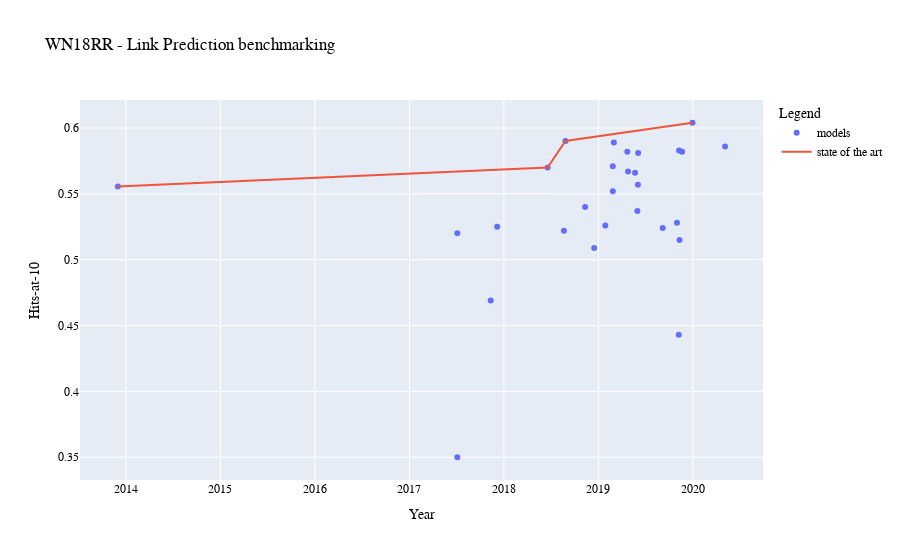

The cell this chart's notebook holds for it:
### Code cell
#Now finally plot the graph
#REF: https://plotly.com/python/line-charts/

import plotly.graph_objects as go
import numpy as np

#this is a copy to use as hovertemplate below
y=df.new["result"].astype(str)

# Create traces
fig = go.Figure()

fig.add_trace(go.Scatter(x=df.new["date"], y=df.new["result"], 
                         mode='markers', name='models',
                         hovertemplate=df.new["model_label"]+": "+ y)
             )

fig.add_trace(go.Scatter(x=sota["date"], y=sota["result"], 
                         mode='lines', name='state of the art',
                         hovertemplate=sota["model_label"]+": "+ y)
                          
             )


fig.update_yaxes(categoryorder="category ascending")

title_str = df.new.benchmark_process_class_label.unique()[0]
y_label = df.new.metricName.unique()[0]

fig.update_layout(
    title=title_str,
    xaxis_title="Year",
    yaxis_title=y_label,
    legend_title="Legend",
    font=dict(
        family="Arial",
        size=12,
        color="Black"
    )
)


fig.show()

### Figure 1 — Plotly figure (JSON) as saved in the notebook; plotly's stock layout.template omitted (floating-point values rounded to 4 significant figures)
{"data": [{"hovertemplate": ["TransE: 0.5555", "ConvE: 0.52", "Inverse Model: 0.35", "KBGAN (TransD + ComplEx): 0.469", "ConvKB: 0.525", "ComplEx-N3 (reciprocal): 0.57", "HypER: 0.522", "M3GM: 0.5902", "Structure-Aware Convolutional Networks: 0.54", "ComplEx NSCaching: 0.5089", "TuckER: 0.526", "RotatE: 0.571", "pRotatE: 0.552", "RotatE: 0.589", "QuatE: 0.582", "AutoKGE: 0.567", "MuRP: 0.566", "ConvR: 0.537", "DihEdral: 0.557", "KBAT: 0.581", "KG-BERT(a): 0.524", "InteractE: 0.528", "CompGCN: 0.443", "GC-OTE: 0.583", "RESCAL + Decom: 0.515", "HAKE: 0.582", "GAATs: 0.604", "RotH: 0.586"], "mode": "markers", "name": "models", "type": "scatter", "x": ["2013-12-01T00:00:00", "2017-07-05T00:00:00", "2017-07-05T00:00:00", "2017-11-11T00:00:00", "2017-12-06T00:00:00", "2018-06-19T00:00:00", "2018-08-21T00:00:00", "2018-08-27T00:00:00", "2018-11-11T00:00:00", "2018-12-16T00:00:00", "2019-01-28T00:00:00", "2019-02-26T00:00:00", "2019-02-26T00:00:00", "2019-03-02T00:00:00", "2019-04-23T00:00:00", "2019-04-26T00:00:00", "2019-05-23T00:00:00", "2019-06-01T00:00:00", "2019-06-03T00:00:00", "2019-06-04T00:00:00", "2019-09-07T00:00:00", "2019-11-01T00:00:00", "2019-11-08T00:00:00", "2019-11-09T00:00:00", "2019-11-11T00:00:00", "2019-11-21T00:00:00", "2019-12-31T00:00:00", "2020-05-05T00:00:00"], "y": [0.5555, 0.52, 0.35, 0.469, 0.525, 0.57, 0.522, 0.5902, 0.54, 0.5089, 0.526, 0.571, 0.552, 0.589, 0.582, 0.567, 0.566, 0.537, 0.557, 0.581, 0.524, 0.528, 0.443, 0.583, 0.515, 0.582, 0.604, 0.586]}, {"hovertemplate": ["TransE: 0.5555", null, null, null, null, "ComplEx-N3 (reciprocal): 0.57", null, "M3GM: 0.5902", null, null, null, null, null, null, null, null, null, null, null, null, null, null, null, null, null, null, "GAATs: 0.604", null], "mode": "lines", "name": "state of the art", "type": "scatter", "x": ["2013-12-01T00:00:00", "2018-06-19T00:00:00", "2018-08-27T00:00:00", "2019-12-31T00:00:00"], "y": [0.5555, 0.57, 0.5902, 0.604]}], "layout": {"font": {"color": "Black", "family": "Arial", "size": 12}, "legend": {"title": {"text": "Legend"}}, "title": {"text": "WN18RR - Link Prediction benchmarking"}, "xaxis": {"title": {"text": "Year"}}, "yaxis": {"categoryorder": "category ascending", "title": {"text": "Hits-at-10"}}}}
